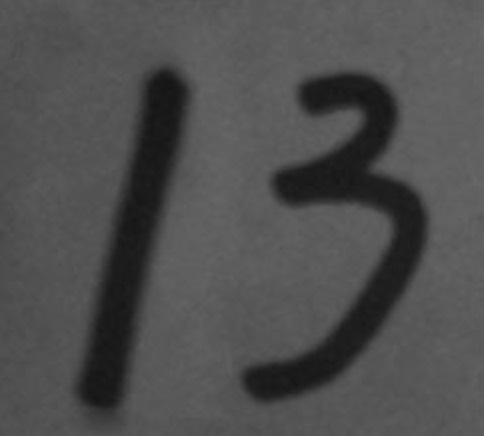
#> input picture 03_study_opencv/image/canyoriginImage.jpg, 484 x 436 px
$ python opencv_10_imageCanny.py
#> lines starting #> are read from the running program, lines starting #| are printed output that depends on the picture; after the words box and inside, x2 and y2 are one past the last pixel; in counts of white or black regions, pixels touching at a corner belong together
import cv2
import numpy as np
import matplotlib
matplotlib.use('TkAgg')
import matplotlib.pyplot as plt


origin_img = cv2.imread('./image/canyoriginImage.jpg', 0)
#> origin_img is the input picture: shape (436, 484); min 20, max 105, mean 78.6
cv2.imshow('origin', origin_img)
edges = cv2.Canny(origin_img, 30, 30)  # 参数1和2为最低和最高阈值
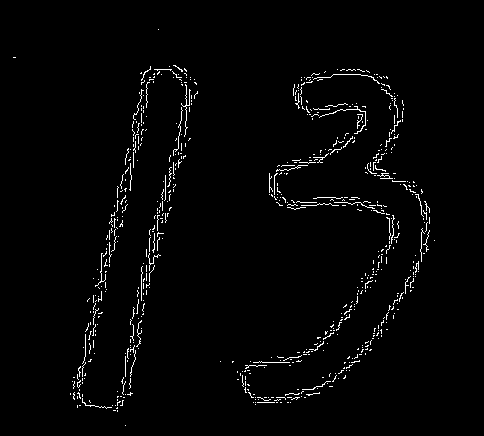
#> edges: shape (436, 484); 2.1% white in thin lines or dots, all inside (x1, y1, x2, y2) = (13, 29, 435, 426)
cv2.imshow('cany image', edges)
cv2.waitKey(0)


# 先阈值分割，再边缘检测
_, threshold_img = cv2.threshold(origin_img, 0, 255, cv2.THRESH_BINARY + cv2.THRESH_OTSU )
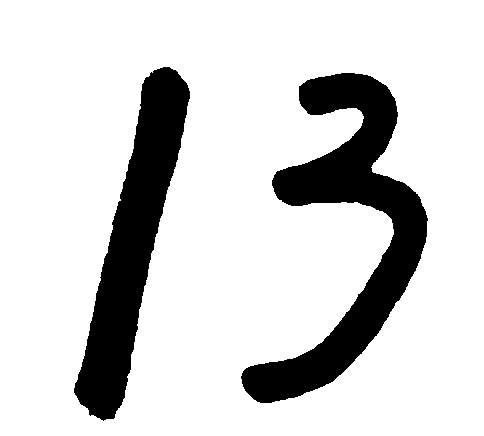
#> threshold_img: shape (436, 484); 82.9% white; 2 black regions, box (x1, y1, x2, y2) and area: (241, 73, 428, 403) 20230, (74, 67, 190, 421) 15958
cv2.imshow('边缘检测图片', threshold_img)
cv2.waitKey(0)

edges = cv2.Canny(origin_img, 30, 30)  # 参数1和2为最低和最高阈值
cv2.imshow('cany image', edges)
cv2.waitKey(0)

cv2.imshow('Cany new Img', np.hstack((origin_img, threshold_img, edges)))  # np.hstack水平堆叠
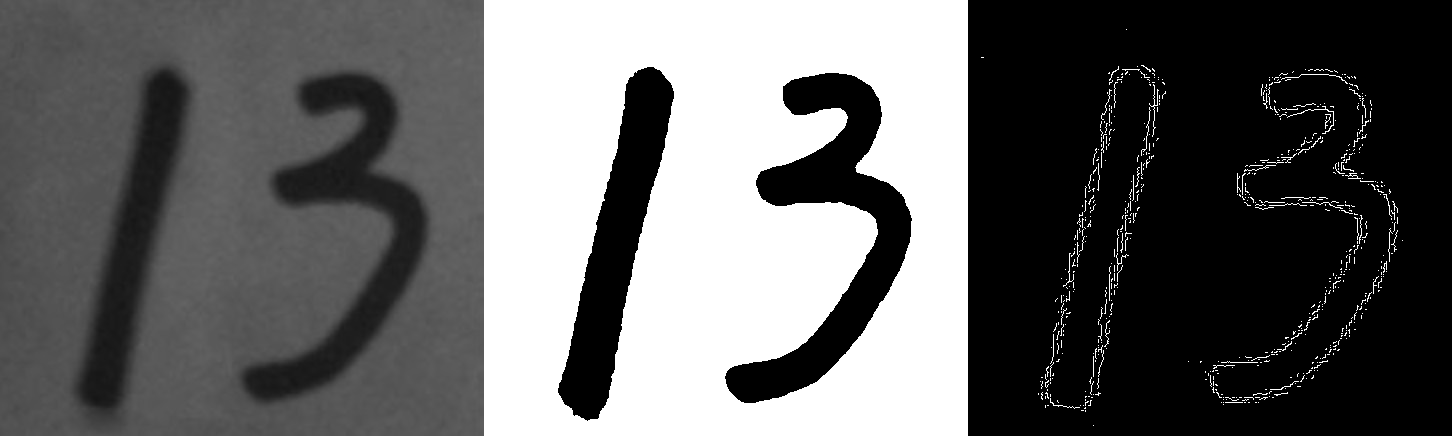
#> window 'Cany new Img': shape (436, 1452); min 0, max 255, mean 98.4
cv2.waitKey(0)

$ run again, with 03_study_opencv/image/hist_image.jpg copied over 03_study_opencv/image/canyoriginImage.jpg
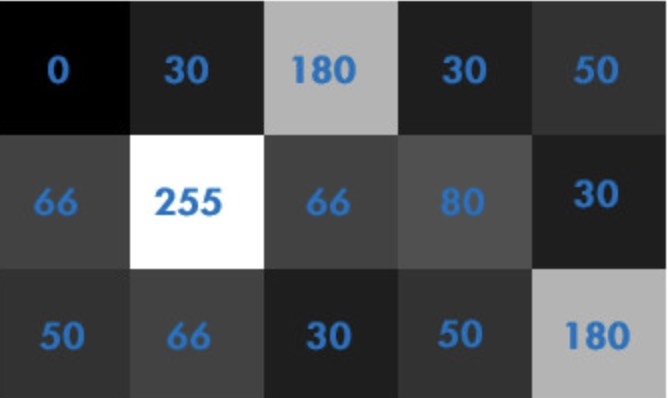
#> input picture 03_study_opencv/image/hist_image.jpg, 668 x 398 px
#> `edges = cv2.Canny(origin_img, 30, 30)`:
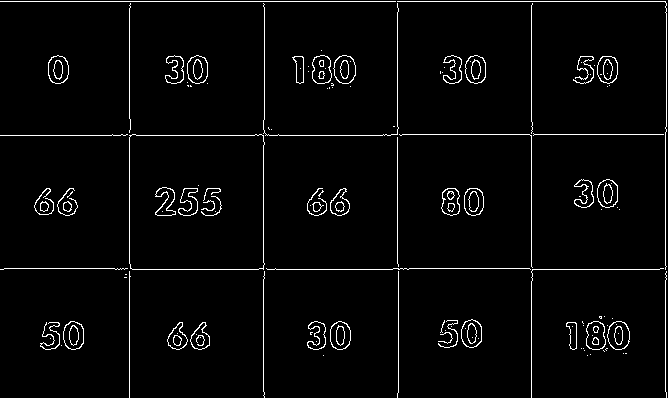
#> edges: shape (398, 668); 3.1% white in thin lines or dots
#> threshold_img: shape (398, 668); 19.8% white; 7 white regions, largest, box (x1, y1, x2, y2) and area: (0, 0, 668, 398) 52138, (340, 60, 350, 80) 146, (614, 326, 624, 345) 142
#> `cv2.imshow('Cany new Img', np.hstack((origin_img, threshold_img, edges..`:
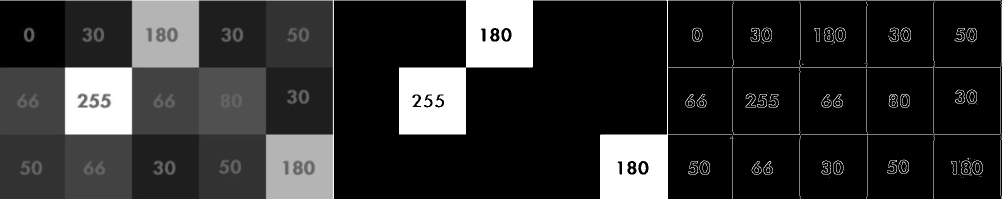
#> window 'Cany new Img': shape (398, 2004) (shown at 1/2 size); min 0, max 255, mean 45.8
